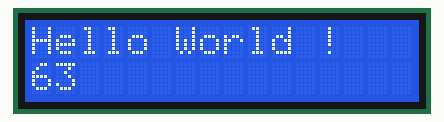
Recording of a sketch running on a simulated Arduino Uno, built with avr-gcc and run on an emulated ATmega328P. Shown: 16×2 character LCD.

Above: at 0.21 s.
At 5.02 s:
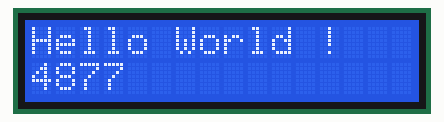
At 9.84 s:
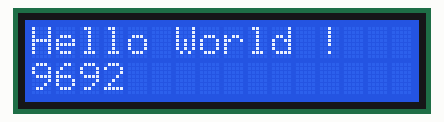
At 19.75 s:
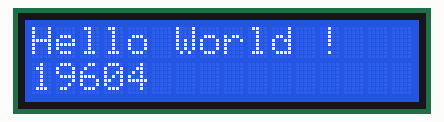
At 29.66 s:
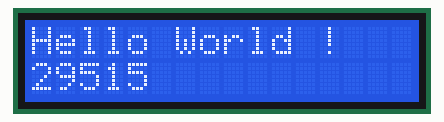
At 39.57 s:
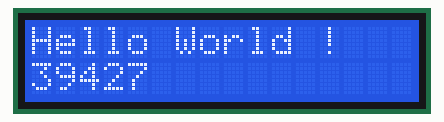

The sketch:

ADN-HelloWorldLCD.ino
```cpp
#include <LiquidCrystal.h>

LiquidCrystal lcd(8, 9, 4, 5, 6, 7);

int compteur = 0;

void setup() {
  // put your setup code here, to run once:
  lcd.begin(16, 2);
  lcd.setCursor(0, 0);
  lcd.print("Hello World !");

}

void loop() {
 // set the cursor to column 0, line 1
  // (note: line 1 is the second row, since counting begins with 0):
  lcd.setCursor(0, 1);
  // print the number of seconds since reset:
  lcd.print(millis());
}
```
